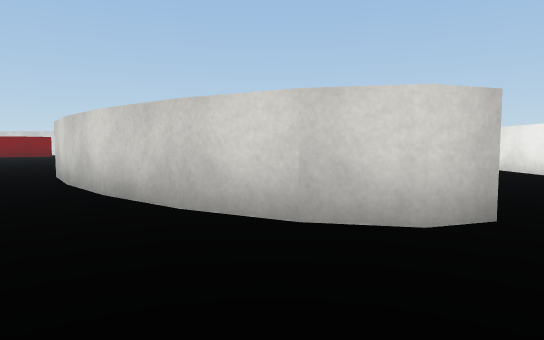
[1] (above)

23 first-person views from a walk through a 3-D level made in the Unity game engine. The camera is 0.58 m above the floor, tilts 4° down and sees 75° across. The floor is counted in squares, 1 m on a side. Each view is taken from the middle of a square. On the plan, view 1 faces up. The plan holds only what a view shows up to about 10 squares ahead; the rest is blank. The place goes on beyond the plan. The player character is not drawn. Surface patterns are stand-ins for the level's own textures.

[2]
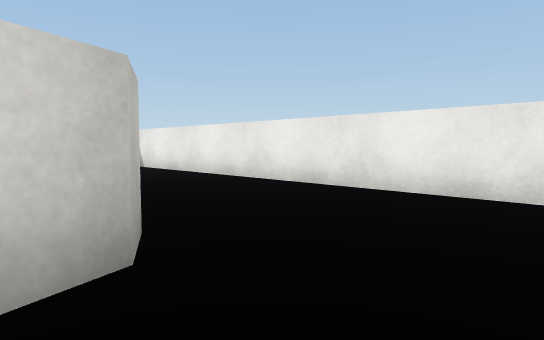

[3]
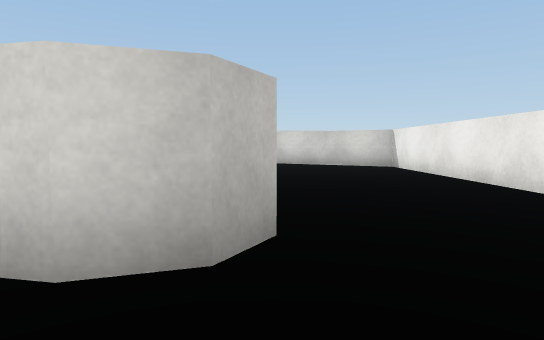

[4]
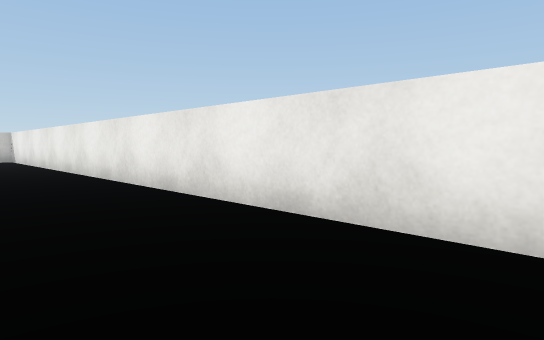

[5]
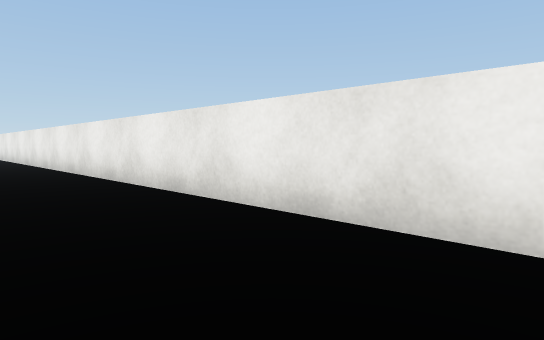

[6]
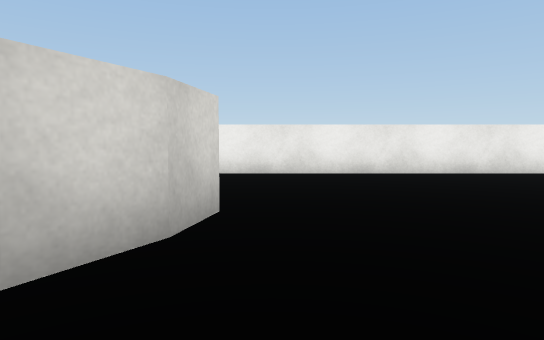

[7]
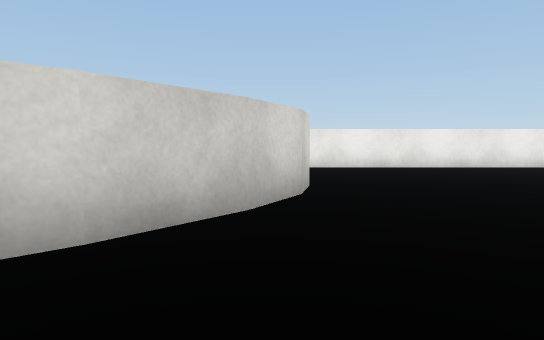

[8]
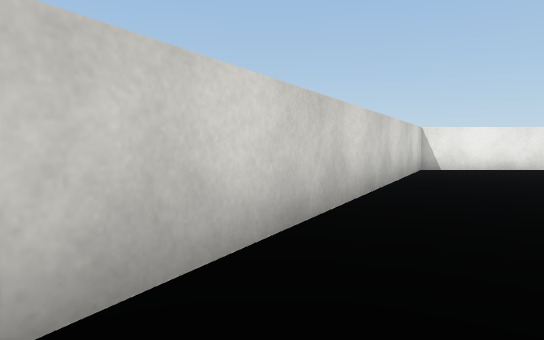

[9]
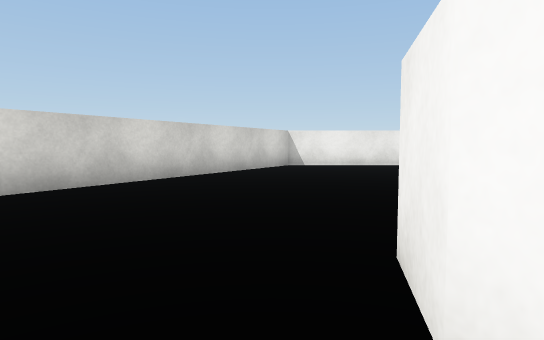

[10]
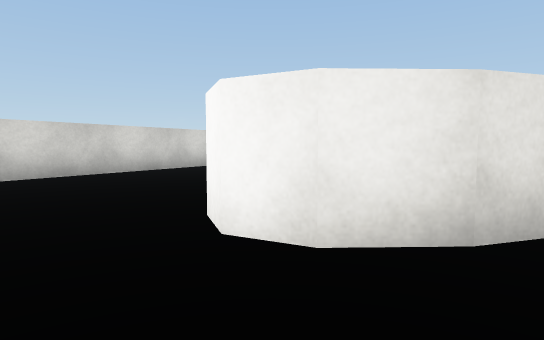

[11]
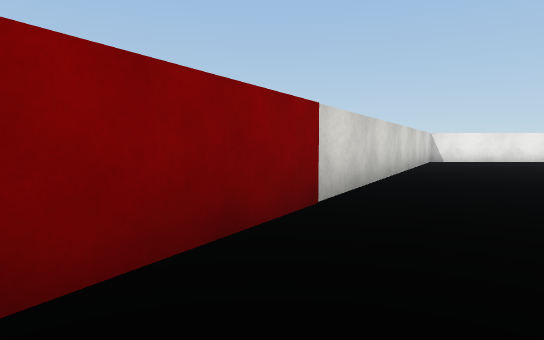

[12]
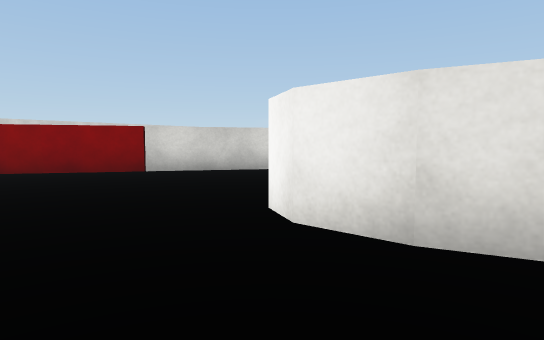

[13]
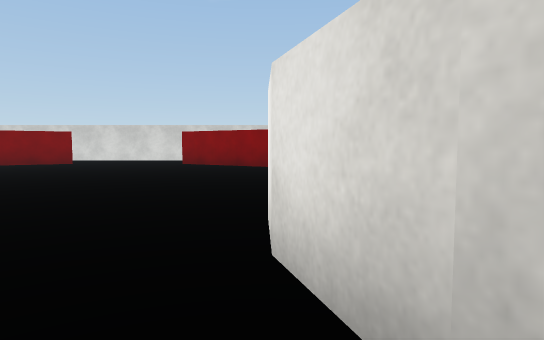

[14]
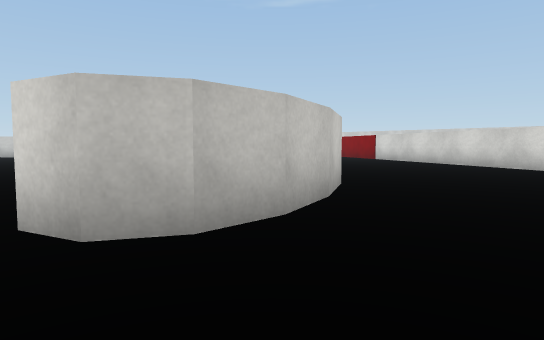

[15]
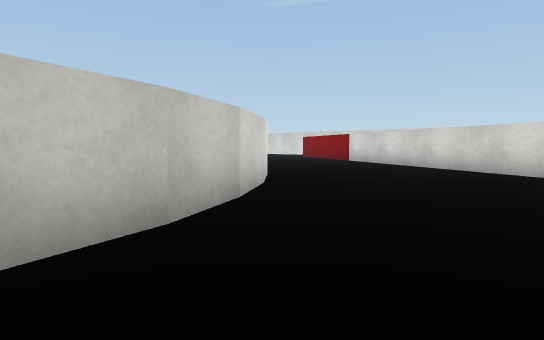

[16]
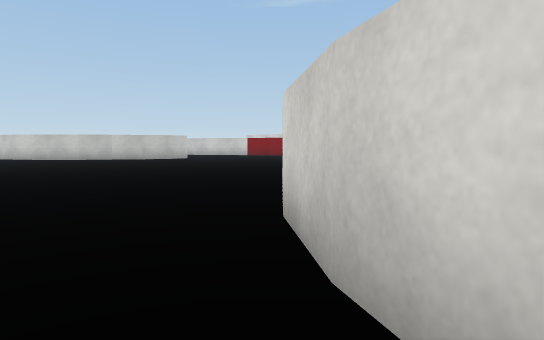

[17]
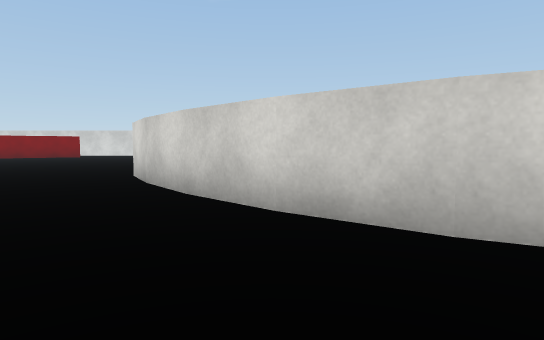

[18]
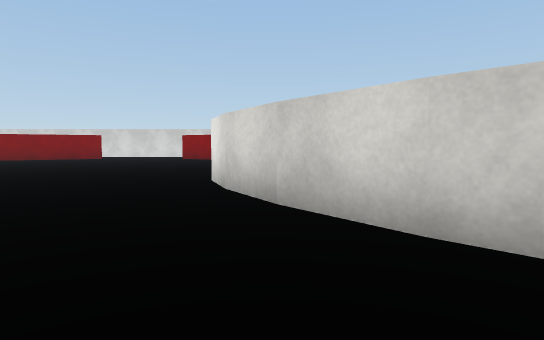

[19]
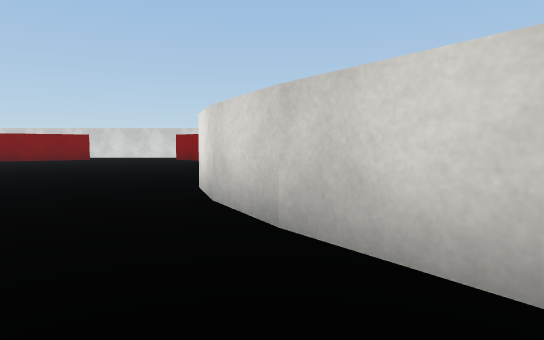

[20]
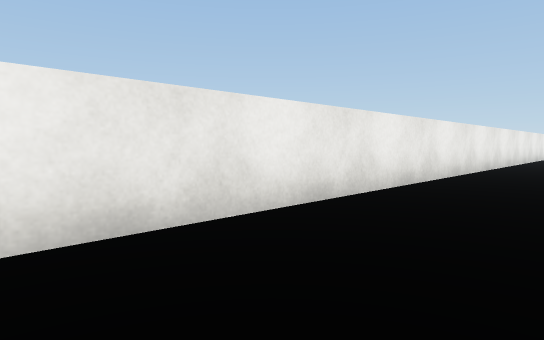

[21]
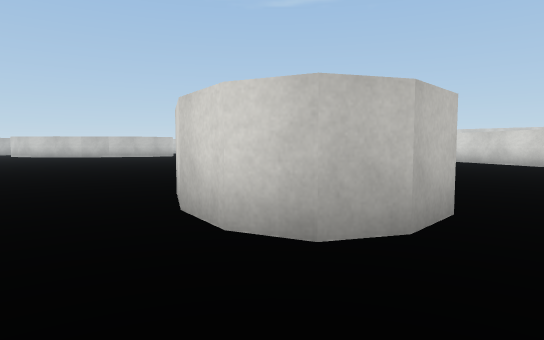

[22]
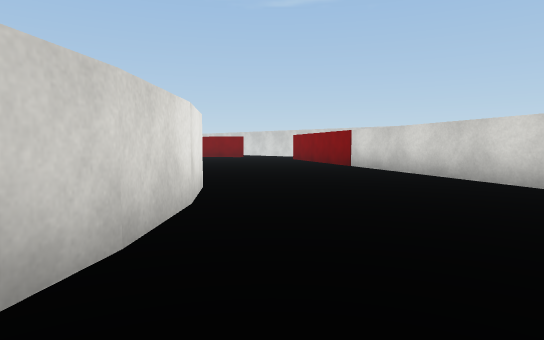

[23]
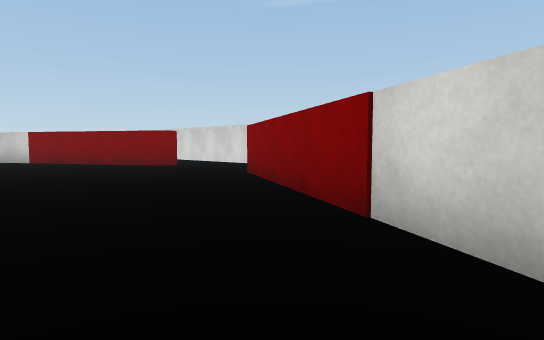

### Floor plan
Points are (right, up) in squares from view 1. A wall is a line through its corners. A room is listed if a view was taken in it or the views show most of it. See-through windows are left out.
Room 1 (views 1, 2, 3, 4, 5, 6, 7, 8, 9, 10, 11, 12, 13, 14, 15, 16, 17, 18, 19, 20, 21, 22, 23)
walls: (-3.9, 6.5) (-4.7, 7.8); (-3, 5.2) (-4, 6.5); (-4.6, 7.7) (-5, 8.9); (-1.9, 4) (-3.1, 5.3); (-5, 8.8) (-5, 9.7) (-4.7, 10.3) (-4.1, 10.5) (-3.1, 10.3); (-0.8, 3.2) (-2, 4.1); (0.3, 2.6) (-1, 3.3); (-2.2, 9.9) (-1, 8.8); (-1.1, 9) (0, 7.8) (1, 6.5); (0.9, 6.5) (1.7, 5.2); (1.6, 5.3) (2, 4.1); (2, 4.2) (2, 3.3) (1.7, 2.7) (1.1, 2.5) (0.2, 2.7); (5.3, -8.5) (5.3, 10.5) (-6.8, 17.5)

Positions as (right, up) in squares from view 1, and headings:
1: (0, 0), facing up
2: (1, 1), facing up-right
3: (2, 1), facing up
4: (3, -4), facing up-right
5: (3, -8), facing up-right
6: (-2, 2), facing right
7: (-4, 3), facing right
8: (-3, 14), facing right
9: (-5, 11), facing right
10: (-7, 10), facing right
11: (-7, 16), facing right
12: (-7, 8), facing up-right
13: (-5, 7), facing up
14: (4, 2), facing up-left
15: (4, 4), facing up-left
16: (0, 2), facing up-left
17: (-2, 1), facing up
18: (-4, 3), facing up
19: (-4, 4), facing up
20: (3, 1), facing down-right
21: (3, 1), facing up-left
22: (2, 7), facing up-left
23: (-2, 13), facing up-left
